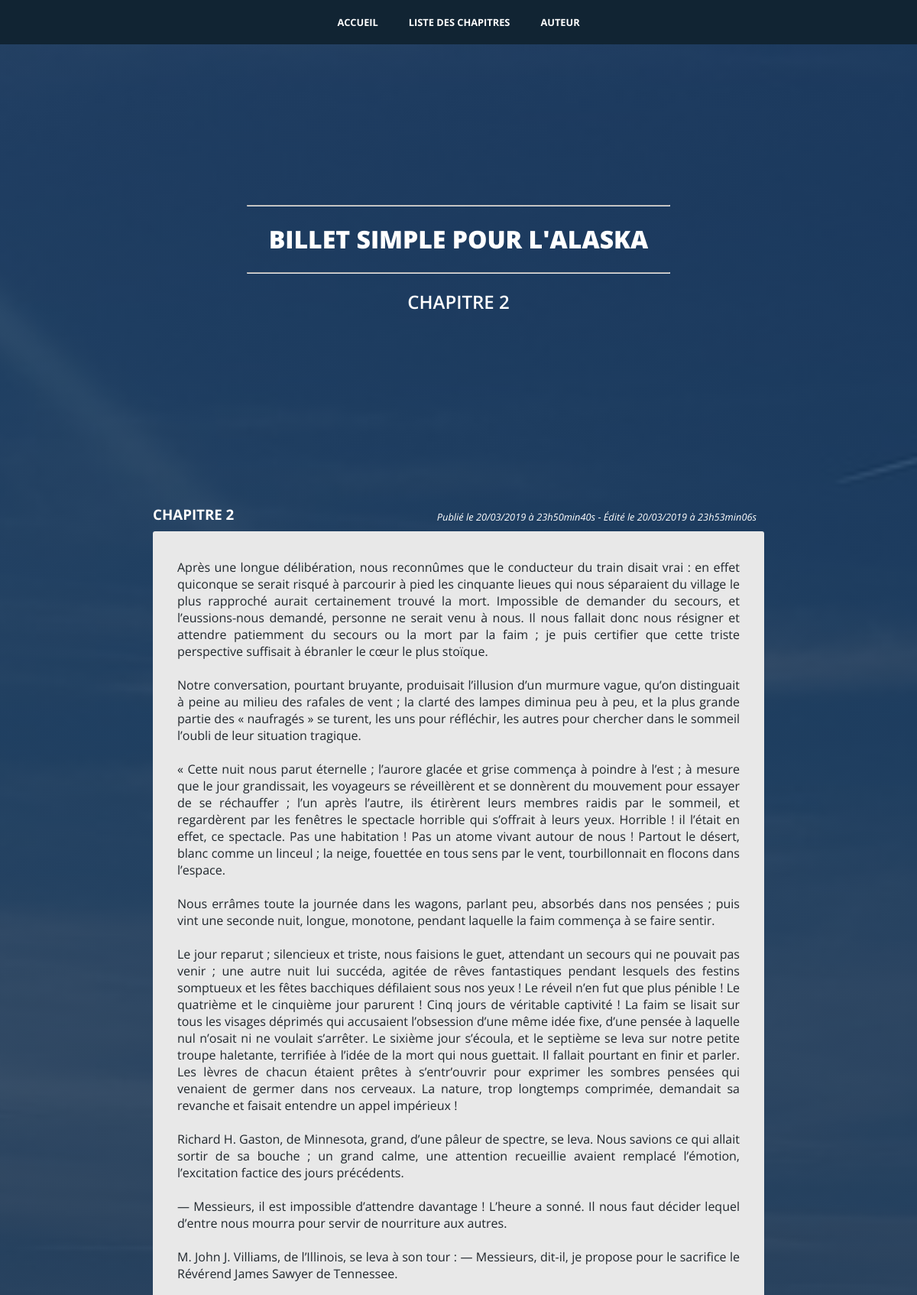
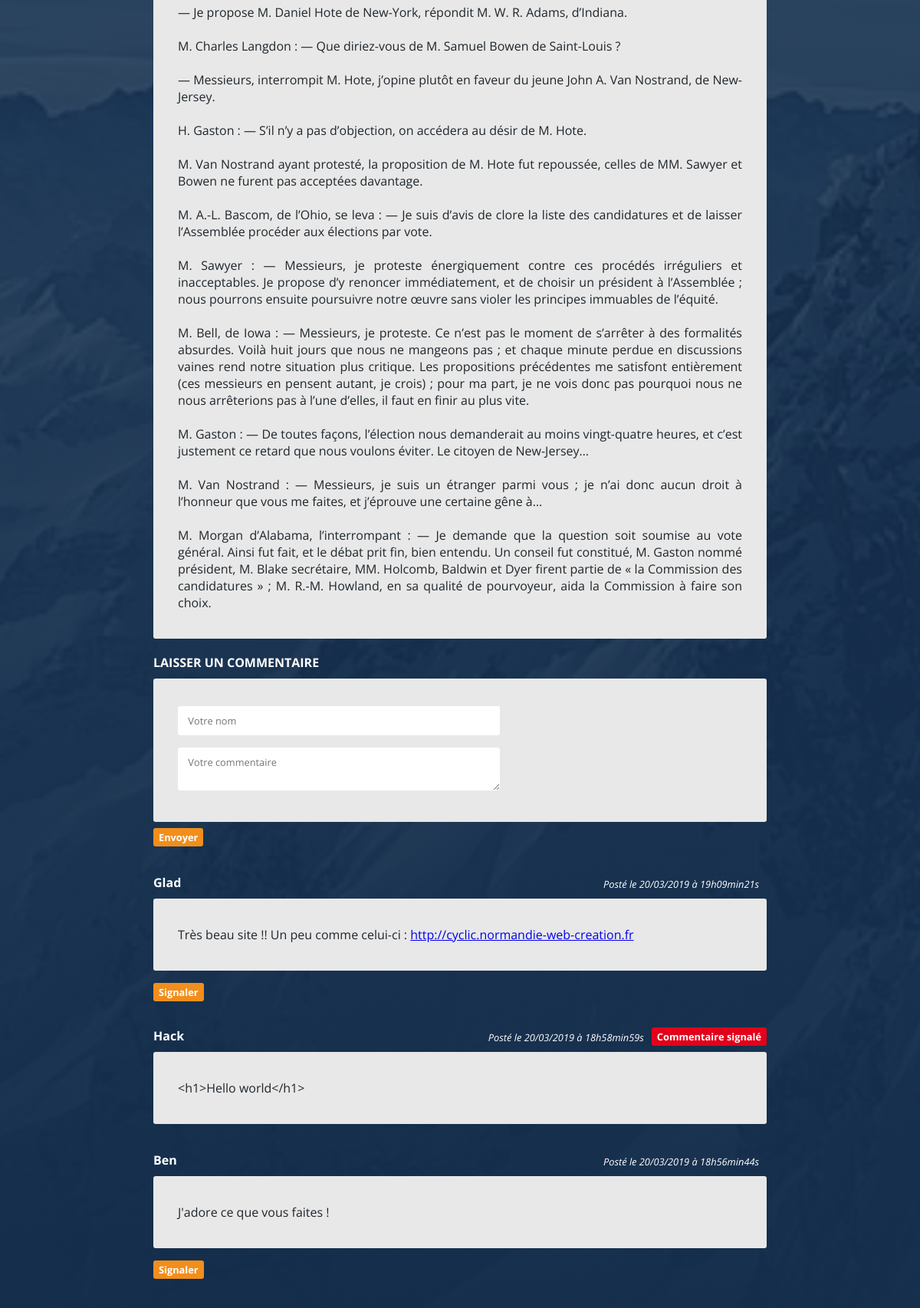
The page /chapitre-2.html (upper part) on the database its author committed (2 pictures, top to bottom).
### tables this page shows
CREATE TABLE IF NOT EXISTS `posts` (
  `post_id` int(11) NOT NULL AUTO_INCREMENT,
  `title` varchar(255) NOT NULL,
  `content` text NOT NULL,
  `creation_date` datetime NOT NULL,
  `update_date` datetime DEFAULT NULL,
  PRIMARY KEY (`post_id`)
);

CREATE TABLE IF NOT EXISTS `comments` (
  `comment_id` int(11) NOT NULL AUTO_INCREMENT,
  `post_id` int(11) NOT NULL,
  `author` varchar(255) NOT NULL,
  `comment` text NOT NULL,
  `comment_date` datetime NOT NULL,
  `reporting` int(11) NOT NULL,
  PRIMARY KEY (`comment_id`)
);

### models/Model.php (called while the page is built, shortened)
<?php
abstract class Model
{
    protected static function dbConnect()
    {
        $db = new \PDO('mysql:host=localhost;dbname=db_forteroche;charset=utf8', 'root', '');
        return $db;
    }
}

### models/ModelPost.php (called while the page is built, shortened)
<?php
require_once("models/Model.php");
class ModelPost extends Model
{
    private $_db;
    public function __construct()
    {
        $this->_db = parent::dbConnect();
    }
    public function getPost($postId)
    {
        $postData = $this->_db->prepare('SELECT post_id, title, content, DATE_FORMAT(creation_date, \'%d/%m/%Y à %Hh%imin%ss\') AS creation_date_fr, DATE_FORMAT(update_date, \'%d/%m/%Y à %Hh%imin%ss\') AS update_date_fr FROM posts WHERE post_id = ?');
        $postData->execute(array($postId));
        $post = $postData->fetch();
        return $post;
    }
}

### models/ModelComment.php (called while the page is built, shortened)
<?php
require_once("models/Model.php");
class ModelComment extends Model
{
    private $_db;
    public function __construct()
    {
        $this->_db = parent::dbConnect();
    }
    public function getComments($postId)
    {
        $commentsData = $this->_db->prepare('SELECT comment_id, post_id, author, comment, DATE_FORMAT(comment_date, \'%d/%m/%Y à %Hh%imin%ss\') AS comment_date_fr, reporting FROM comments WHERE post_id = ? ORDER BY comment_date DESC');
        $commentsData->execute(array($postId));
        return $commentsData;
    }
}

### views/frontend/viewPost.php (the view, shortened to what this page needs)
<?php
$title = htmlspecialchars($post['title']);
    ?>
    <div class="flex">
        <h3><?= htmlspecialchars($post['title']) ?></h3>
        <p class="date">
            <em>Publié le <?= $post['creation_date_fr'] ?></em>
            <?php
            if ($post['update_date_fr']) {
                ?>
                <em>- Édité le <?= $post['update_date_fr'] ?></em>
                <?php
            }
            ?>
        </p>
    </div>
    <div class="bloc">
        <p><?= preg_replace('#(http|https)://[a-z0-9._/\-=?&;]+#i', '<a href="$0" target="_blank">$0</a>', $post['content']) ?></p>
    </div>
    <h4>LAISSER UN COMMENTAIRE</h4>
    <form action="index.php?action=addComment&amp;postId=<?= $post['post_id'] ?>" method="post">
        <div class="bloc">
            <p><input type="text" id="author" name="author" placeholder=" Votre nom"></p>
            <p><textarea id="comment" name="comment" cols="50" placeholder=" Votre commentaire"></textarea></p>
        </div>
        <p class="buttonArea"><input class="button" type="submit" value="Envoyer"></p>
    </form>
    <?php
    while ($comment = $commentsData->fetch()) {
        ?>
        <div class="flex">
            <h4><?= htmlspecialchars($comment['author']) ?></h4>
            <div class="flex">
                <p class="date"><em>Posté le <?= $comment['comment_date_fr'] ?></em></p>
                <?php
                if ($comment['reporting'] == 1) {
                    ?>
                    <p class="reportingInfo">Commentaire signalé</p>
                    <?php
                }
                ?>
            </div>
        </div>
        <div class="bloc">
            <p>
                <?= preg_replace('#(http|https)://[a-z0-9._/\-=?&;]+#i', '<a href="$0" target="_blank">$0</a>', nl2br(htmlspecialchars($comment['comment']))) ?>
            </p>
        </div>
        <p>
            <?php
            if ($comment['reporting'] != 1) {
                ?>
                <p class="buttonArea"><a class="button" href="index.php?action=reportComment&amp;commentId=<?= $comment['comment_id'] ?>&amp;postId=<?= $comment['post_id'] ?>">Signaler</a></p>
                <?php
            }
            ?>
        </p>
        <?php
    }
$content = ob_get_clean();
require('template.php');
?>

### views/frontend/template.php (shortened to what this page needs)
<!DOCTYPE html>
<html lang="fr">
    <head>
        <link rel="stylesheet" href="https://use.fontawesome.com/releases/v5.7.2/css/all.css">
        <link rel="stylesheet" href="public/css/style.css">
    </head>
    <body>
        <header>
            <nav>
                <ul id="ulFrontEnd">
                    <li><a href="accueil.html">ACCUEIL</a></li>
                    <li><a href="chapitres.html">LISTE DES CHAPITRES</a></li>
                    <li><a href="auteur.html">AUTEUR</a></li>
                </ul>
            </nav>
            <hr>
            <h1>BILLET SIMPLE POUR L'ALASKA</h1>
            <hr>
            <h2><?= $title ?></h2>
        </header>
        <section >
        	<?= $content ?>
        </section>
        <footer class="flex footerFrontEnd">
        </footer>
    </body>
</html>

### public/css/style.css (style rules this page uses)
body { margin: 0 4%; background: linear-gradient(to top, rgba(19,45,75,1), rgba(19,45,75,0.7)), url("../images/himalayas.jpg") fixed top center; background-size: cover; font-family: 'Open Sans', sans-serif; text-align: justify; color: white; }
header { height: 330px; padding: 260px 0 50px 0; }
nav { position: fixed; top: 0; z-index: 2; width: 100%; margin: 0 -4%; }
nav ul { display: flex; justify-content: center; align-items: center; list-style-type: none; margin: 0; padding: 0; background-color: #112433; }
nav a { display: block; box-sizing: border-box; height: 100%; padding: 20px; font-size: 0.8rem; font-weight: bold; color: white; text-align: center; text-decoration: none; }
h1, h2 { text-align: center; text-transform: uppercase; }
h1 { font-weight: 800; }
h2 { font-weight: 600; }
hr { width: 50%; color: white; }
h3, h4 { margin: 20px 10px 10px 0; }
section { max-width: 800px; margin: auto; }
.flex { display: flex; justify-content: space-between; align-items: flex-end; flex-wrap: wrap; }
.bloc { padding: 20px 4%; background-color: #e8e8e8; color: #1f262c; border-radius: 3px; }
.date { font-size: 0.8rem; margin: 0 10px 10px 0; }
input, textarea { width: 92%; max-width: 400px; padding: 10px; border: none; border-radius: 3px; font-family: 'Open Sans', sans-serif; font-size: 0.8rem; }
.buttonArea { padding-top: 0; margin-top: 8px; }
.button, .reportingInfo { width: auto; padding: 3px 7px; background-color: #f18e1c; border: none; border-radius: 3px; color: white; font-weight: bold; font-size: 0.8rem; text-decoration: none; }
.reportingInfo { background-color: #e2001a; margin: 0 0 8px 0; }
footer { padding: 100px 0px 20px 0px; font-size: 0.8rem; text-align: center; }

### rows shown on the page
posts: title "CHAPITRE 2", content "Après une longue délibération, nous reconnûmes que le conducteur du train disait vrai : en effet quiconque se serait risqué à parcourir à pied les cinquante lieues qui nous séparaient du village le plus rapproché aurait certainement trouvé la mort. Impossible de demander du secours, et l’eussions-nous demandé, personne ne serait venu à nous. Il nous fallait donc nous résigner et attendre patiemment du secours ou la mort par la faim ; je puis certifier que cette triste perspective suffisait à ébranler le cœur le plus stoïque. Notre conversation, pourtant bruyante, produisait l’illusion d’un murmure vague, qu’on distinguait à peine au milieu des rafales de vent ; la clarté des lampes diminua…"
comments: author "Glad", comment_date_fr "20/03/2019 à 19h09min21s", comment "Très beau site !! Un peu comme celui-ci : http://cyclic.normandie-web-creation.fr"
comments: author "Hack", comment_date_fr "20/03/2019 à 18h58min59s", reporting "Commentaire signalé", comment "<h1>Hello world</h1>"
comments: author "Ben", comment_date_fr "20/03/2019 à 18h56min44s", comment "J'adore ce que vous faites !"

### other values the page prints
$post['creation_date_fr'] "20/03/2019 à 23h50min40s"
$post['update_date_fr'] "20/03/2019 à 23h53min06s"
